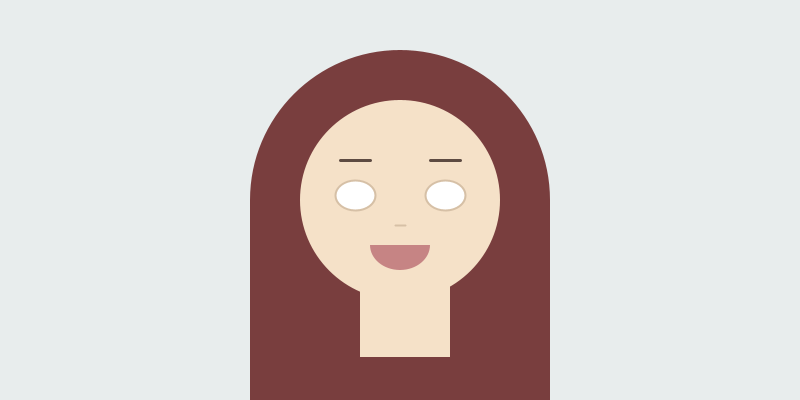
Frame 1 (no input)
Frame 60 (the mouse pressed at the canvas centre just before this capture): identical to frame 1, image omitted
Frame 120 (the mouse held since frame 60 and released just before this capture): identical to frame 1, image omitted

The Processing sketch that drew this single still picture (run headless with seeded random() and noise(); from frame 60 on, the mouse is pressed at the canvas centre):

// Processing sketch: sketch_250408a
// ── sketch_250408a.pde
void setup(){
  size (800,400);
background (232,237,237);

//-----pelo--------------------------
fill (121,62,62);
noStroke();
arc (400,200,300,300,PI,TWO_PI);
rect (250,200,300,300);

//------cabeza,cuello------------------
fill (245,225,200); 
noStroke ();
ellipse (400,200,200,200);
rect (360,267,90,90);

//------boca----------------------------
fill (198,132,132);
arc (400,245,60,50,0,PI);

//---------nariz------------------------
stroke (214,192,166);
strokeWeight (2);
line (395,225,405,225);

//-----ojos---------------------------
fill (255);
ellipse (355,195,40,30);
ellipse (445,195,40,30);


//-----cejas--------------------------
stroke (93,75,66);
strokeWeight (3);
line (340,160,370,160);
line (430,160,460,160);
}

void draw(){
println ("X:");
println (mouseX);
println ("Y:");
println (mouseY);
}
